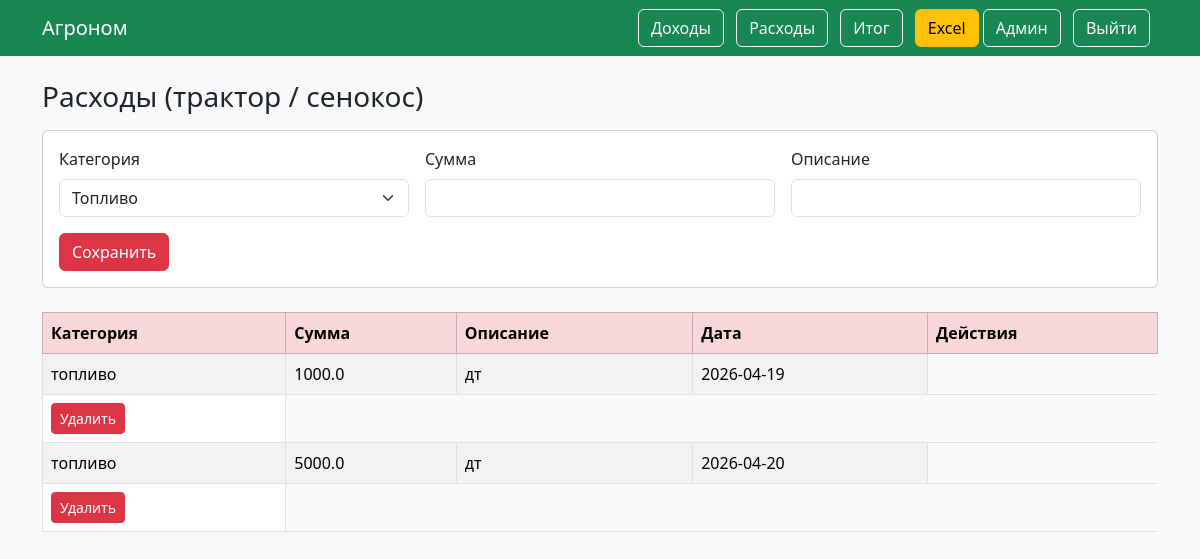
Page /expense (signed in) on the committed database.
### models.py (models this page shows)
class Expense(db.Model):
    id = db.Column(db.Integer, primary_key=True)
    category = db.Column(db.String(50))
    amount = db.Column(db.Float)
    description = db.Column(db.String(200))
    date = db.Column(db.Date, default=date.today)
    user_id = db.Column(db.Integer, db.ForeignKey('user.id'))

### app.py (the view, shortened to what this page needs)
@app.route('/expense', methods=['GET', 'POST'])
@login_required
def expense():
    expenses = Expense.query.filter_by(user_id=current_user.id).all()
    return render_template('expenses.html', expenses=expenses)

### app.py (called while the page is built)
@login_manager.user_loader
def load_user(user_id):
    return User.query.get(int(user_id))

### templates/expenses.html (shortened to what this page needs)
{% extends 'base.html' %}
{% block content %}
<h3 class="mb-3">Расходы (трактор / сенокос)</h3>
<div class="card mb-4">
  <div class="card-body">
    <form method="post" class="row g-3">
      <div class="col-md-4">
        <label class="form-label">Категория</label>
        <select name="category" class="form-select">
          <option value="топливо">Топливо</option>
        </select>
      </div>
      <div class="col-md-4">
        <label class="form-label">Сумма</label>
        <input type="number" step="0.01" name="amount" class="form-control" required>
      </div>
      <div class="col-md-4">
        <label class="form-label">Описание</label>
        <input type="text" name="description" class="form-control">
      </div>
      <div class="col-12">
        <button class="btn btn-danger">Сохранить</button>
      </div>
    </form>
  </div>
</div>
<table class="table table-bordered table-striped">
  <thead class="table-danger">
    <tr>
      <th>Категория</th>
      <th>Сумма</th>
      <th>Описание</th>
      <th>Дата</th>
      <th>Действия</th>
    </tr>
  </thead>
  <tbody>
    {% for row in expenses %}
    <tr>
      <td>{{ row.category }}</td>
      <td>{{ row.amount }}</td>
      <td>{{ row.description }}</td>
      <td>{{ row.date }}</td>
    </tr>
    <td>
      <form method="post" action="/expense/delete/{{ row.id }}"
            onsubmit="return confirm('Удалить расход?')">
        <button class="btn btn-danger btn-sm">Удалить</button>
      </form>
    </td>
    {% else %}
    <tr>
      <td colspan="4" class="text-center">Расходов пока нет</td>
    </tr>
    {% endfor %}
  </tbody>
</table>
{% endblock %}

### rows in the picture
Expense: category "топливо", amount "1000.0", description "дт", date "2026-04-19"
Expense: category "топливо", amount "5000.0", description "дт", date "2026-04-20"
